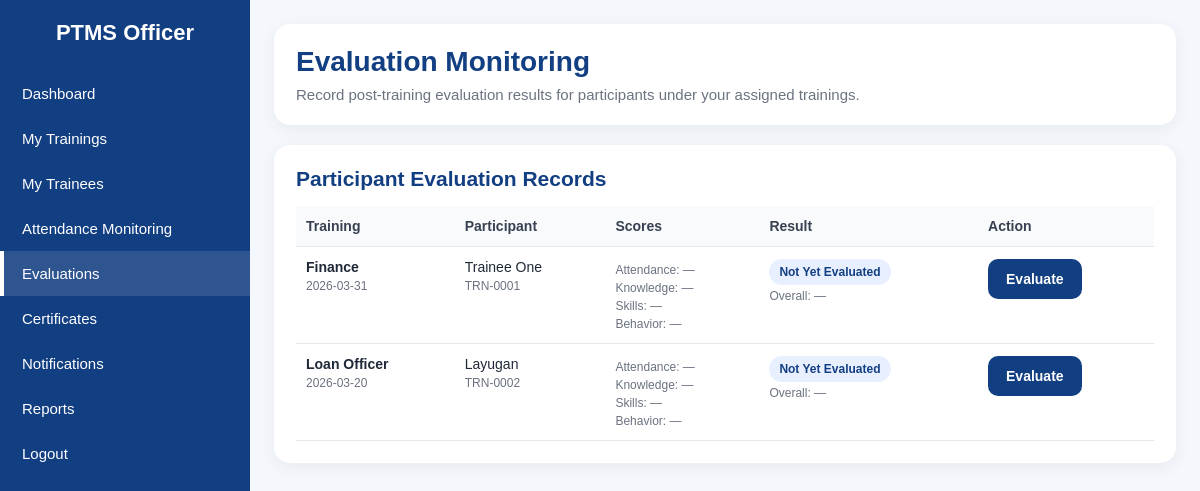
/modules/officer_evaluations.php (signed in), run on the app's committed database.
### tables this page shows
CREATE TABLE `trainings` (
  `id` int(11) NOT NULL,
  `title` varchar(180) NOT NULL,
  `description` text DEFAULT NULL,
  `schedule_date` date NOT NULL,
  `start_time` time NOT NULL,
  `end_time` time NOT NULL,
  `venue` varchar(180) DEFAULT NULL,
  `trainer_user_id` int(11) DEFAULT NULL,
  `capacity` int(11) NOT NULL DEFAULT 20,
  `created_by` int(11) DEFAULT NULL,
  `created_at` timestamp NOT NULL DEFAULT current_timestamp()
);

CREATE TABLE `users` (
  `id` int(11) NOT NULL,
  `employee_no` varchar(30) NOT NULL,
  `full_name` varchar(120) NOT NULL,
  `username` varchar(60) NOT NULL,
  `email` varchar(120) DEFAULT NULL,
  `contact_no` varchar(20) DEFAULT NULL,
  `password_hash` varchar(255) NOT NULL,
  `role` enum('admin','training_officer','employee','trainee') NOT NULL,
  `department` varchar(120) NOT NULL,
  `position_title` varchar(120) NOT NULL,
  `is_active` tinyint(1) NOT NULL DEFAULT 1,
  `created_at` timestamp NOT NULL DEFAULT current_timestamp(),
  `must_change_password` tinyint(1) NOT NULL DEFAULT 0,
  `password_updated_at` datetime DEFAULT NULL,
  `last_password_change` datetime DEFAULT NULL,
  `employee_dashboard_enabled` tinyint(1) NOT NULL DEFAULT 0
);

### modules/officer_evaluations.php (the view, shortened to what this page needs)
<?php
require_once __DIR__ . '/../config/db.php';
$userId = (int)($_SESSION['user_id'] ?? 0);
$records = $conn->query("\n    SELECT\n        t.id AS training_id,\n        t.title,\n        t.schedule_date,\n        u.id AS participant_id,\n        u.employee_no,\n        u.full_name,\n        er.evaluation_date,\n        er.attendance_score,\n        er.knowledge_score,\n        er.skills_score,\n        er.behavior_score,\n        er.overall_score,\n        er.result_status,\n        er.remarks\n    FROM training_participants tp\n    INNER JOIN trainings t ON t.id = tp.training_id\n    INNER JOIN users u ON u.id = tp.user_id\n    LEFT JOIN evaluation_records er ON er.training_id = tp.training_id AND er.user_id = tp.user_id\n    WHERE t.trainer_user_id = {$userId}\n    ORDER BY t.schedule_date DESC, t.title ASC, u.full_name ASC\n");
include __DIR__ . '/../includes/header.php';
include __DIR__ . '/../includes/sidebar_officer.php';
?>
<div class="topbar">
    <div class="page-title">
        <h1>Evaluation Monitoring</h1>
        <p>Record post-training evaluation results for participants under your assigned trainings.</p>
    </div>
</div>
<div class="table-card">
    <h2>Participant Evaluation Records</h2>
    <div class="table-wrap">
        <table>
            <thead>
                <tr>
                    <th>Training</th>
                    <th>Participant</th>
                    <th>Scores</th>
                    <th>Result</th>
                    <th>Action</th>
                </tr>
            </thead>
            <tbody>
            <?php if ($records && $records->num_rows > 0): ?>
                <?php while ($row = $records->fetch_assoc()): ?>
                    <tr>
                        <td>
                            <strong><?= e($row['title']); ?></strong>
                            <div class="small"><?= e($row['schedule_date']); ?></div>
                        </td>
                        <td>
                            <?= e($row['full_name']); ?>
                            <div class="small"><?= e($row['employee_no']); ?></div>
                        </td>
                        <td>
                            <div class="small">Attendance: <?= e($row['attendance_score'] ?? '—'); ?></div>
                            <div class="small">Knowledge: <?= e($row['knowledge_score'] ?? '—'); ?></div>
                            <div class="small">Skills: <?= e($row['skills_score'] ?? '—'); ?></div>
                            <div class="small">Behavior: <?= e($row['behavior_score'] ?? '—'); ?></div>
                        </td>
                        <td>
                            <span class="badge"><?= e($row['result_status'] ?? 'Not Yet Evaluated'); ?></span>
                            <div class="small">Overall: <?= e($row['overall_score'] ?? '—'); ?></div>
                        </td>
                        <td>
                            <button class="btn btn-blue" type="button" data-modal-target="#evalModal<?= (int)$row['training_id']; ?>_<?= (int)$row['participant_id']; ?>">Evaluate</button>
                        </td>
                    </tr>
                <?php endwhile; ?>
            <?php else: ?>
                <tr><td colspan="5" class="empty">No participants available for evaluation yet.</td></tr>
            <?php endif; ?>
            </tbody>
        </table>
    </div>
</div>
<?php include __DIR__ . '/../includes/footer.php'; ?>

### includes/header.php (style rules this page uses)
* { margin:0; padding:0; box-sizing:border-box; }
body { font-family: Arial, Helvetica, sans-serif; background:#f4f7fb; color:#1f2937; }
.topbar { background:#fff; padding:22px; border-radius:16px; box-shadow:0 4px 18px rgba(0,0,0,0.06); margin-bottom:20px; }
.page-title h1 { font-size:28px; color:#123e82; margin-bottom:8px; }
.page-title p { color:#6b7280; font-size:15px; }
.btn { display:inline-block; padding:12px 18px; border-radius:10px; text-decoration:none; font-weight:bold; font-size:14px; transition:0.3s; cursor:pointer; border:none; }
.btn-blue { background:#123e82; color:#fff; }
.stat-card, .table-card, .content-card { background:#fff; border-radius:16px; padding:22px; box-shadow:0 4px 18px rgba(0,0,0,0.06); }
.table-card h2, .content-card h2 { color:#123e82; font-size:21px; margin-bottom:15px; }
.table-wrap { overflow-x:auto; }
table { width:100%; border-collapse:collapse; }
table th, table td { padding:12px 10px; border-bottom:1px solid #e5e7eb; text-align:left; font-size:14px; vertical-align:top; }
table th { background:#f9fafb; color:#374151; }
.badge { display:inline-block; padding:6px 10px; border-radius:999px; font-size:12px; font-weight:bold; background:#e8f0ff; color:#123e82; }
.small { font-size:12px; color:#6b7280; margin-top:4px; }

### data on the page
trainings: title "Finance", schedule_date "2026-03-31", users.full_name "Trainee One", users.employee_no "TRN-0001", attendance_score "—", knowledge_score "—", skills_score "—", behavior_score "—", result_status "Not Yet Evaluated", overall_score "—"
trainings: title "Loan Officer", schedule_date "2026-03-20", users.full_name "Layugan", users.employee_no "TRN-0002", attendance_score "—", knowledge_score "—", skills_score "—", behavior_score "—", result_status "Not Yet Evaluated", overall_score "—"
